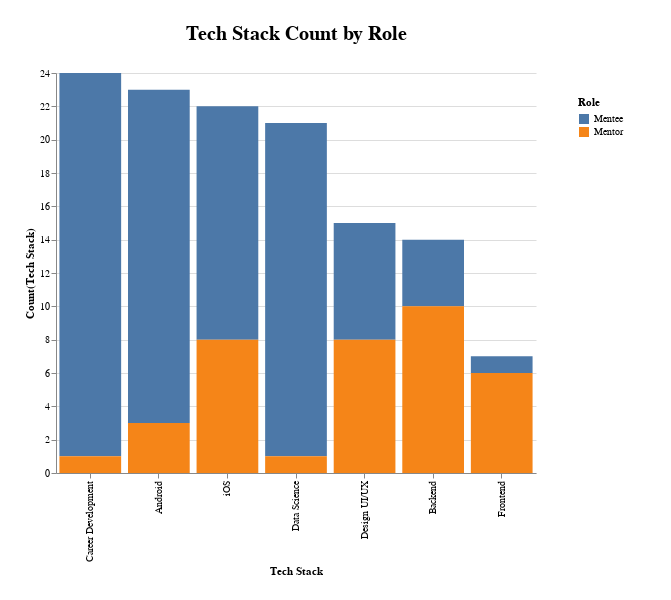

Here is the notebook cell this chart was saved with:
### Code cell
bar_chart(
    x="tech_stack",
    y="count(tech_stack)",
    z="role",
    title="Tech Stack Count by Role",
)

### Figure 1 — Vega-Lite specification as saved in the notebook (floating-point values rounded to 4 significant figures)
{"config": {"view": {"continuousWidth": 400, "continuousHeight": 300, "stroke": "#FFF"}, "legend": {"padding": 24}, "title": {"fontSize": 20, "offset": 24}}, "data": {"name": "data-03e8585892bca5750eca5bd9db7bc7b8"}, "mark": "bar", "encoding": {"color": {"field": "role", "title": "Role", "type": "nominal"}, "tooltip": [{"field": "role", "type": "nominal"}, {"field": "tech_stack", "type": "nominal"}, {"aggregate": "count", "field": "tech_stack", "type": "nominal"}], "x": {"field": "tech_stack", "sort": "-y", "title": "Tech Stack", "type": "nominal"}, "y": {"aggregate": "count", "field": "tech_stack", "title": "Count(Tech Stack)", "type": "nominal"}}, "height": 400, "padding": 24, "title": "Tech Stack Count by Role", "width": 480, "$schema": "https://vega.github.io/schema/vega-lite/v4.17.0.json", "datasets": {"data-03e8585892bca5750eca5bd9db7bc7b8": [{"tech_stack": "Data Science", "role": "Mentee"}, {"tech_stack": "Career Development", "role": "Mentee"}, {"tech_stack": "Frontend", "role": "Mentee"}, {"tech_stack": "Data Science", "role": "Mentee"}, {"tech_stack": "iOS", "role": "Mentee"}, {"tech_stack": "Career Development", "role": "Mentee"}, {"tech_stack": "Data Science", "role": "Mentee"}, {"tech_stack": "Android", "role": "Mentee"}, {"tech_stack": "iOS", "role": "Mentee"}, {"tech_stack": "Career Development", "role": "Mentee"}, {"tech_stack": "Android", "role": "Mentee"}, {"tech_stack": "Android", "role": "Mentee"}, {"tech_stack": "Career Development", "role": "Mentee"}, {"tech_stack": "Career Development", "role": "Mentee"}, {"tech_stack": "Career Development", "role": "Mentee"}, {"tech_stack": "iOS", "role": "Mentee"}, {"tech_stack": "Data Science", "role": "Mentee"}, {"tech_stack": "Android", "role": "Mentee"}, {"tech_stack": "Career Development", "role": "Mentee"}, {"tech_stack": "Data Science", "role": "Mentee"}, {"tech_stack": "Android", "role": "Mentee"}, {"tech_stack": "Data Science", "role": "Mentee"}, {"tech_stack": "iOS", "role": "Mentee"}, {"tech_stack": "Career Development", "role": "Mentee"}, {"tech_stack": "Data Science", "role": "Mentee"}, {"tech_stack": "Android", "role": "Mentee"}, {"tech_stack": "Design UI/UX", "role": "Mentee"}, {"tech_stack": "Android", "role": "Mentee"}, {"tech_stack": "iOS", "role": "Mentee"}, {"tech_stack": "Android", "role": "Mentee"}, {"tech_stack": "Backend", "role": "Mentee"}, {"tech_stack": "Android", "role": "Mentee"}, {"tech_stack": "Career Development", "role": "Mentee"}, {"tech_stack": "Career Development", "role": "Mentee"}, {"tech_stack": "Career Development", "role": "Mentee"}, {"tech_stack": "Android", "role": "Mentee"}, {"tech_stack": "Career Development", "role": "Mentee"}, {"tech_stack": "Data Science", "role": "Mentee"}, {"tech_stack": "Android", "role": "Mentee"}, {"tech_stack": "Android", "role": "Mentee"}, {"tech_stack": "Career Development", "role": "Mentee"}, {"tech_stack": "Design UI/UX", "role": "Mentee"}, {"tech_stack": "Design UI/UX", "role": "Mentee"}, {"tech_stack": "Backend", "role": "Mentee"}, {"tech_stack": "iOS", "role": "Mentee"}, {"tech_stack": "Data Science", "role": "Mentee"}, {"tech_stack": "iOS", "role": "Mentee"}, {"tech_stack": "Design UI/UX", "role": "Mentee"}, {"tech_stack": "Career Development", "role": "Mentee"}, {"tech_stack": "iOS", "role": "Mentee"}, {"tech_stack": "Android", "role": "Mentee"}, {"tech_stack": "Career Development", "role": "Mentee"}, {"tech_stack": "Android", "role": "Mentee"}, {"tech_stack": "Android", "role": "Mentee"}, {"tech_stack": "Data Science", "role": "Mentee"}, {"tech_stack": "Android", "role": "Mentee"}, {"tech_stack": "Backend", "role": "Mentee"}, {"tech_stack": "Android", "role": "Mentee"}, {"tech_stack": "Design UI/UX", "role": "Mentee"}, {"tech_stack": "iOS", "role": "Mentee"}, {"tech_stack": "Android", "role": "Mentee"}, {"tech_stack": "iOS", "role": "Mentee"}, {"tech_stack": "Career Development", "role": "Mentee"}, {"tech_stack": "Career Development", "role": "Mentee"}, {"tech_stack": "Career Development", "role": "Mentee"}, {"tech_stack": "Backend", "role": "Mentee"}, {"tech_stack": "Data Science", "role": "Mentee"}, {"tech_stack": "Career Development", "role": "Mentee"}, {"tech_stack": "iOS", "role": "Mentee"}, {"tech_stack": "Career Development", "role": "Mentee"}, {"tech_stack": "iOS", "role": "Mentee"}, {"tech_stack": "Android", "role": "Mentee"}, {"tech_stack": "Career Development", "role": "Mentee"}, {"tech_stack": "Data Science", "role": "Mentee"}, {"tech_stack": "Data Science", "role": "Mentee"}, {"tech_stack": "Design UI/UX", "role": "Mentee"}, {"tech_stack": "Data Science", "role": "Mentee"}, {"tech_stack": "Data Science", "role": "Mentee"}, {"tech_stack": "iOS", "role": "Mentee"}, {"tech_stack": "iOS", "role": "Mentee"}, {"tech_stack": "Design UI/UX", "role": "Mentee"}, {"tech_stack": "Career Development", "role": "Mentee"}, {"tech_stack": "Data Science", "role": "Mentee"}, {"tech_stack": "Data Science", "role": "Mentee"}, {"tech_stack": "Career Development", "role": "Mentee"}, {"tech_stack": "Data Science", "role": "Mentee"}, {"tech_stack": "Android", "role": "Mentee"}, {"tech_stack": "Data Science", "role": "Mentee"}, {"tech_stack": "Data Science", "role": "Mentee"}, {"tech_stack": "Backend", "role": "Mentor"}, {"tech_stack": "Android", "role": "Mentor"}, {"tech_stack": "iOS", "role": "Mentor"}, {"tech_stack": "Backend", "role": "Mentor"}, {"tech_stack": "iOS", "role": "Mentor"}, {"tech_stack": "Frontend", "role": "Mentor"}, {"tech_stack": "iOS", "role": "Mentor"}, {"tech_stack": "Backend", "role": "Mentor"}, {"tech_stack": "Backend", "role": "Mentor"}, {"tech_stack": "iOS", "role": "Mentor"}, {"tech_stack": "Design UI/UX", "role": "Mentor"}, {"tech_stack": "Backend", "role": "Mentor"}, {"tech_stack": "Frontend", "role": "Mentor"}, {"tech_stack": "Backend", "role": "Mentor"}, {"tech_stack": "iOS", "role": "Mentor"}, {"tech_stack": "Design UI/UX", "role": "Mentor"}, {"tech_stack": "Frontend", "role": "Mentor"}, {"tech_stack": "iOS", "role": "Mentor"}, {"tech_stack": "Career Development", "role": "Mentor"}, {"tech_stack": "Android", "role": "Mentor"}, {"tech_stack": "Design UI/UX", "role": "Mentor"}, {"tech_stack": "Data Science", "role": "Mentor"}, {"tech_stack": "Frontend", "role": "Mentor"}, {"tech_stack": "Design UI/UX", "role": "Mentor"}, {"tech_stack": "Frontend", "role": "Mentor"}, {"tech_stack": "Backend", "role": "Mentor"}, {"tech_stack": "Design UI/UX", "role": "Mentor"}, {"tech_stack": "Frontend", "role": "Mentor"}, {"tech_stack": "Design UI/UX", "role": "Mentor"}, {"tech_stack": "Android", "role": "Mentor"}, {"tech_stack": "Design UI/UX", "role": "Mentor"}, {"tech_stack": "Backend", "role": "Mentor"}, {"tech_stack": "Design UI/UX", "role": "Mentor"}, {"tech_stack": "Backend", "role": "Mentor"}, {"tech_stack": "iOS", "role": "Mentor"}, {"tech_stack": "Backend", "role": "Mentor"}, {"tech_stack": "iOS", "role": "Mentor"}]}}
